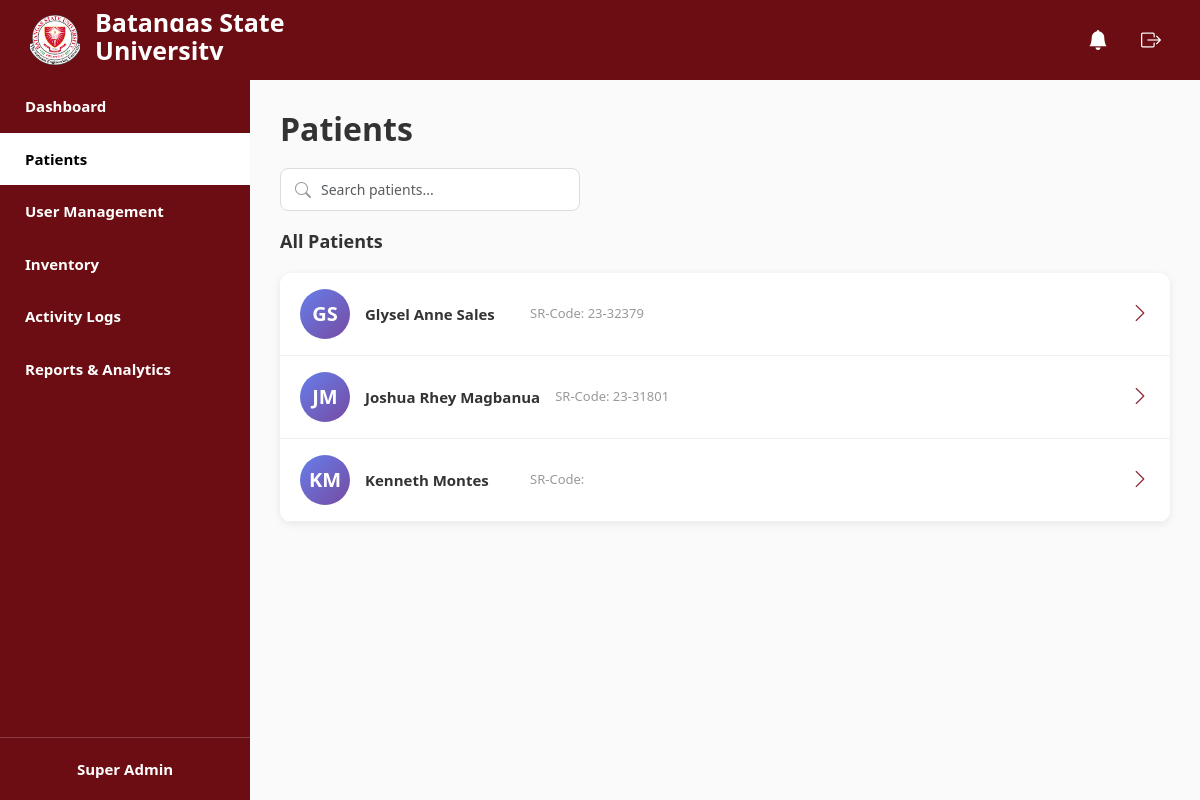
The app's page /admin/patients.php (signed in) with its own data.
### tables this page shows
CREATE TABLE `patients` (
  `id` int(11) NOT NULL,
  `user_id` int(11) NOT NULL,
  `sr_code` varchar(50) DEFAULT NULL,
  `fname` varchar(100) NOT NULL,
  `mname` varchar(100) DEFAULT NULL,
  `lname` varchar(100) NOT NULL,
  `full_name` varchar(255) NOT NULL,
  `email` varchar(150) NOT NULL,
  `date_of_birth` date DEFAULT NULL,
  `age` int(11) DEFAULT NULL,
  `sex` enum('Male','Female','Other') DEFAULT NULL,
  `contact_number` varchar(20) DEFAULT NULL,
  `blood_type` varchar(10) DEFAULT NULL,
  `address` text DEFAULT NULL,
  `program` varchar(100) DEFAULT NULL,
  `year_level` varchar(20) DEFAULT NULL,
  `allergies` text DEFAULT NULL,
  `medical_condition` text DEFAULT NULL,
  `guardian_name` varchar(255) DEFAULT NULL,
  `guardian_contact` varchar(20) DEFAULT NULL,
  `guardian_relationship` varchar(100) DEFAULT NULL,
  `created_at` timestamp NOT NULL DEFAULT current_timestamp(),
  `updated_at` timestamp NOT NULL DEFAULT current_timestamp() ON UPDATE current_timestamp()
);

### admin/patients.php (the view, shortened to what this page needs)
<?php
$user = [
    'id' => $_SESSION['user_id'],
    'fname' => $_SESSION['fname'] ?? 'Admin',
    'lname' => $_SESSION['lname'] ?? '',
    'role' => $_SESSION['role'] ?? 'admin'
];
$pdo = getDB();
$patients = [];
try {
    $stmt = $pdo->query("SELECT * FROM patients ORDER BY full_name ASC");
    $patients = $stmt->fetchAll();
} catch (PDOException $e) {
    error_log("Error fetching patients: " . $e->getMessage());
    $patients = [];
}
function getInitials($name) {
    $words = explode(' ', $name);
    if (count($words) >= 2) {
        return strtoupper(substr($words[0], 0, 1) . substr($words[count($words) - 1], 0, 1));
    }
    return strtoupper(substr($name, 0, 2));
}
?>
<!DOCTYPE html>
<html lang="en">
<head>
  <link href="../admin/css/patients.css" rel="stylesheet">
  <link href="/finalproject/css/nav.css" rel="stylesheet">
  <link href="../admin/css/responsive.css" rel="stylesheet">
  <link href="../admin/css/notifications.css" rel="stylesheet">
  <link href="https://cdn.jsdelivr.net/npm/bootstrap@5.3.8/dist/css/bootstrap.min.css" rel="stylesheet" />
  <link rel="stylesheet" href="https://cdn.jsdelivr.net/npm/bootstrap-icons@1.11.3/font/bootstrap-icons.min.css" />
</head>
<body>
  <div class="header">
    <div class="logo-section">
      <div class="logo">
        <img src="../img/bsu-logo.png" alt="University Logo" />
      </div>
      <div class="university-name">
        <h1>Batangas State</h1>
        <h1>University</h1>
      </div>
    </div>
    <div class="header-icons">
      <?php include 'notification_component.php'; ?>
      <div class="logout-icon" id="logoutBtn"><i class="bi bi-box-arrow-right"></i></div>
    </div>
  </div>
  <div class="main-container">
    <div class="sidebar">
      <div>
        <a href="../admin/adminDashboard.php" class="menu-item">Dashboard</a>
        <a href="../admin/patients.php" class="menu-item active">Patients</a>
        <a href="../admin/userManagement.php" class="menu-item">User Management</a>
        <a href="../admin/inventory.php" class="menu-item">Inventory</a>
        <a href="../admin/activity_logs.php" class="menu-item">Activity Logs</a>
        <a href="../admin/reports.php" class="menu-item">Reports & Analytics</a>
      </div>
      <div class="user-profile">
        <span><?php echo htmlspecialchars($user['fname'] . ' ' . $user['lname']); ?></span>
      </div>
    </div>
    <div class="main-content">
      <h2 class="page-title">Patients</h2>
      <div class="search-box">
        <i class="bi bi-search"></i>
        <input type="text" class="form-control" id="searchPatients" placeholder="Search patients...">
      </div>
      <div class="tab-content mt-3" id="dashboardTabsContent">
        <div class="tab-pane fade show active" id="patients" role="tabpanel">
          <div class="content-wrapper">
            <div class="patients-section" id="patientsSection">
              <div class="patients-header">
                <h3>All Patients</h3>
              </div>
              <div class="patients-list" id="patientsList">
                <?php if (empty($patients)): ?>
                  <p style="text-align: center; color: #999; padding: 40px;">No patients found.</p>
                <?php else: ?>
                  <?php foreach ($patients as $patient): ?>
                  <div class="patient-card" data-patient-id="<?php echo $patient['id']; ?>">
                    <div class="patient-avatar-wrapper">
                      <div class="patient-initials"><?php echo getInitials($patient['full_name']); ?></div>
                    </div>
                    <div class="patient-info-compact">
                      <div class="patient-name"><?php echo htmlspecialchars($patient['full_name']); ?></div>
                      <div class="patient-meta">SR-Code: <?php echo htmlspecialchars($patient['sr_code']); ?></div>
                    </div>
                    <i class="bi bi-chevron-right view-patient-btn"></i>
                  </div>
                  <?php endforeach; ?>
                <?php endif; ?>
              </div>
            </div>
          </div>
        </div>
      </div>
    </div>
  </div>
<link href="../student/css/records.css" rel="stylesheet">
</body>
</html>

### admin/css/patients.css (style rules this page uses)
* { margin: 0; padding: 0; box-sizing: border-box; }
body { font-family: 'Segoe UI', Tahoma, Geneva, Verdana, sans-serif; background: #f5f5f5; height: 100vh; overflow: hidden; }
.main-content { flex: 1; padding: 30px; background-color: #fafafa; overflow-y: auto; }
.page-title { font-size: 32px; font-weight: 600; color: #333; margin-bottom: 20px; }
.search-box { position: relative; margin-bottom: 20px; }
.search-box i { position: absolute; left: 15px; top: 50%; transform: translateY(-50%); color: #999; }
.search-box input { padding: 10px 15px 10px 40px; border: 1px solid #ddd; border-radius: 8px; font-size: 14px; width: 300px; }
.content-wrapper { display: flex; gap: 30px; position: relative; min-height: calc(100vh - 340px); }
.patients-section { flex: 1; max-width: 100%; transition: all 0.3s ease; }
.patients-header { display: flex; justify-content: space-between; align-items: center; margin-bottom: 20px; }
.patients-header h3 { margin: 0; color: #333; font-size: 18px; font-weight: 600; }
.patients-list { display: flex; flex-direction: column; gap: 0; max-height: calc(100vh - 340px); overflow-y: auto; background: white; border-radius: 12px; box-shadow: 0 2px 8px rgba(0, 0, 0, 0.08); }
.patient-card { background: white; padding: 16px 20px; display: flex; align-items: center; gap: 15px; cursor: pointer; transition: all 0.2s ease; border-bottom: 1px solid #f0f0f0; }
.patient-avatar-wrapper { width: 50px; height: 50px; border-radius: 50%; background: linear-gradient(135deg, #667eea 0%, #764ba2 100%); display: flex; align-items: center; justify-content: center; flex-shrink: 0; }
.patient-initials { font-size: 20px; font-weight: 600; color: white; }
.patient-info-compact { flex: 1; display: flex; align-items: center; gap: 15px; }
.patient-name { font-size: 15px; font-weight: 600; color: #333; min-width: 150px; }
.patient-meta { font-size: 13px; color: #999; }
.view-patient-btn { margin-left: auto; color: #8b2332; font-size: 20px; transition: transform 0.2s ease; }
.form-group input, .form-group select, .form-group textarea, .form-control { width: 100%; padding: 10px 12px; border: 1px solid #dee2e6; border-radius: 6px; font-size: 14px; transition: border-color 0.2s; }
.mt-3 { margin-top: 1rem; }

### css/nav.css (style rules this page uses)
* { margin: 0; padding: 0; box-sizing: border-box; }
html, body { height: 100%; }
body { font-family: 'Segoe UI', Tahoma, Geneva, Verdana, sans-serif; background-color: #f5f5f5; display: flex; flex-direction: column; }
.header { background-color: #6B0D12; color: white; padding: 15px 30px; display: flex; justify-content: space-between; align-items: center; height: 80px; position: relative; flex-wrap: nowrap; min-height: 80px; }
.logo-section { display: flex; align-items: center; gap: 15px; flex-shrink: 0; min-width: 0; }
.logo { flex-shrink: 0; }
.logo img { width: 50px; height: 50px; object-fit: cover; display: block; }
.university-name { flex-shrink: 1; min-width: 0; }
.university-name h1 { font-size: 25px; font-weight: 700; line-height: 0.8; white-space: nowrap; overflow: hidden; text-overflow: ellipsis; }
.header-icons { display: flex; align-items: center; gap: 15px; flex-shrink: 0; margin-left: auto; padding-left: 15px; }
.notification-icon, .logout-icon { width: 38px; height: 38px; display: flex; align-items: center; justify-content: center; cursor: pointer; font-size: 20px; border-radius: 8px; transition: background-color 0.2s ease; flex-shrink: 0; }
.main-container { display: flex; flex: 1; height: calc(100vh - 80px); }
.sidebar { width: 250px; background-color: #6B0D12; color: white; display: flex; flex-direction: column; justify-content: flex-start; height: 100%; padding-top: 0; }
.menu-item { display: block; padding: 15px 25px; font-size: 15px; font-weight: 600; color: white; text-decoration: none; transition: background-color 0.3s ease; }
.menu-item.active { background-color: #ffffff; color: #000000; font-weight: 700; }
.user-profile { margin-top: auto; padding: 20px 25px; display: flex; align-items: center; justify-content: center; gap: 10px; border-top: 1px solid rgba(255, 255, 255, 0.2); }
.user-profile span { font-size: 15px; font-weight: 600; }

### student/css/records.css (style rules this page uses)
body { font-family: 'Segoe UI', Tahoma, Geneva, Verdana, sans-serif; background-color: #ffffff; margin: 0; padding: 0; }

### records on screen
patients: full_name "GS", full_name "Glysel Anne Sales", sr_code "23-32379"
patients: full_name "JM", full_name "Joshua Rhey Magbanua", sr_code "23-31801"
patients: getInitials($patient['full_name']) "KM", full_name "Kenneth Montes"

### other values on screen
$user['fname'] . ' ' . $user['lname'] "Super Admin"
